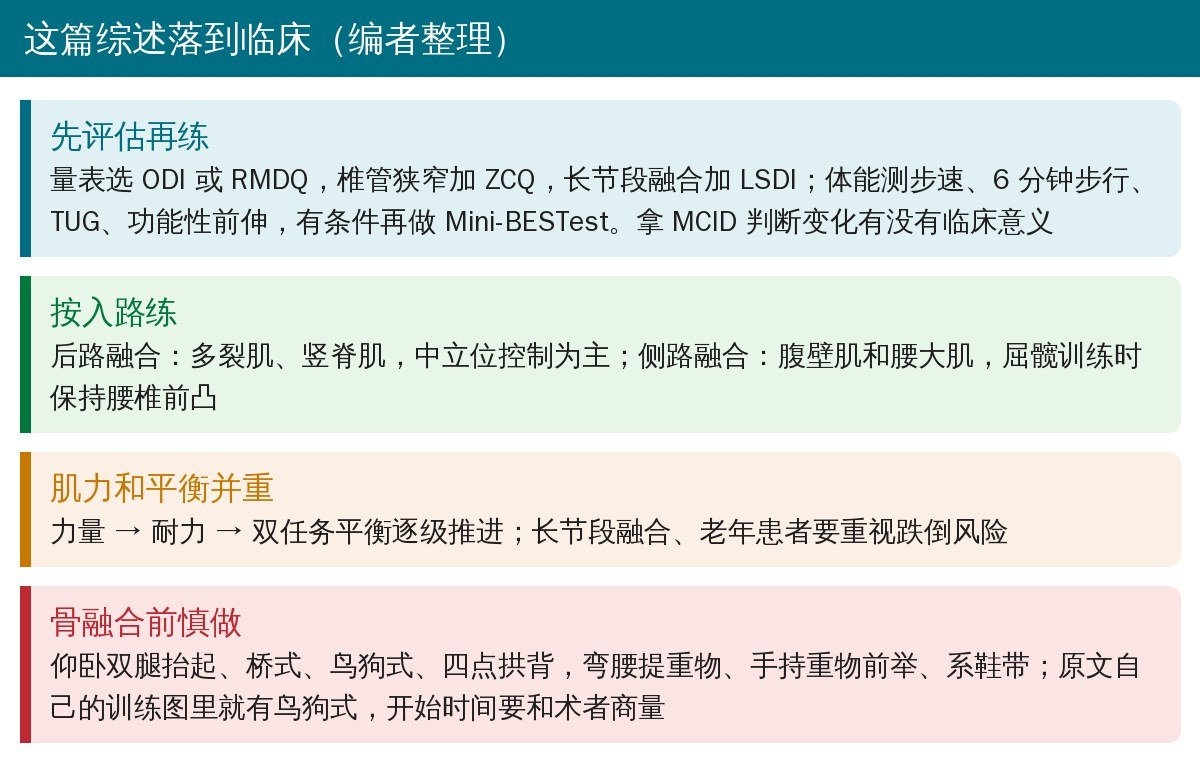
#> input picture wechat/lumbar-postop-rehab-sakaguchi/images/img13.jpg, 1200 x 762 px
$ python -i make_figs.py   (imports and definitions only)
#> lines starting #> are read from the running program, lines starting #| are printed output that depends on the picture; after the words box and inside, x2 and y2 are one past the last pixel; in counts of white or black regions, pixels touching at a corner belong together
#!/usr/bin/env python3
"""Sakaguchi 等 2024《成人腰椎术后的评估与康复》（J Clin Med）推文配图。
首图中文标题卡、原文图 1～16（含图中英文的图 3、4、5、7、12 先用 tools/fig-translate 译成中文）、三类问题卡、临床要点卡、封面。
用法：python3 make_figs.py <论文.pdf> <work 目录> <输出目录> <中文字体>
work 目录需要：zh_p5_1.png、zh_p7_1.png、zh_p7_2.png、zh_p8_2.png、zh_p12_1.png（figtrans render 输出，300 dpi）"""
import io
import sys

import pymupdf
from PIL import Image, ImageDraw, ImageFont

# [1 line that did not run here, left out]
font = lambda s: ImageFont.truetype(F, max(8, int(s)))
INK = (30, 30, 30); GREY = (110, 110, 110); TEAL = (0, 110, 130); RED = (190, 40, 50)
LT = (225, 240, 243); OR = (252, 240, 230); GR = (232, 245, 233); PK = (250, 228, 228)
# [2 lines not run here, left out]
# 原文照片和示意图是内嵌位图，按 xref 直接取原始像素（页面上还压着一层审稿稿，不能整页截图）
XREF = {1: 91, 2: 126, 6: 288, 8: 373, 9: 404, 10: 405, 11: 479, 13: 523, 14: 604, 15: 646, 16: 681}


def raw(n):
#> further down, picture is the input picture: PIL image 1200x762 RGB; mean R, G, B 207.5, 217.8, 215.8
    pix = pymupdf.Pixmap(doc, XREF[n])
    if pix.n > 3:
        pix = pymupdf.Pixmap(pymupdf.csRGB, pix)
    return Image.open(io.BytesIO(pix.tobytes('png'))).convert('RGB')


def save(im, n):
    im.convert('RGB').save(f'{OUT}/img{n:02d}.jpg', quality=88)


# [31 lines left out: functions para, capbox, card, not called in this run]


def trim(im, pad=12):
    """裁掉四周白边"""
#> called with pad = 12
    g = im.convert('L').point(lambda v: 255 if v < 245 else 0); x0, y0, x1, y1 = g.getbbox()
#> after `g = im.convert('L').point(lambda v: 255 if v < 245 else 0)`:
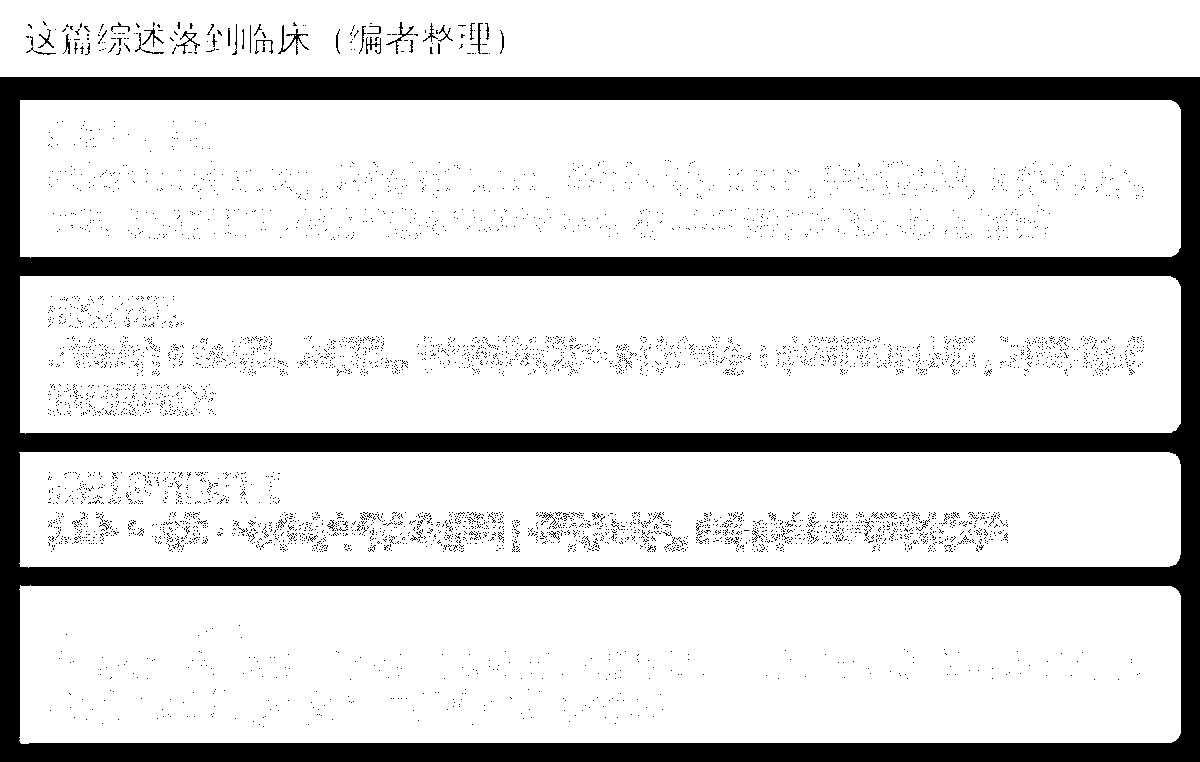
#> g: PIL image 1200x762 L; 83.2% white; 5542 black regions (5503 under 20 px), largest, box (x1, y1, x2, y2) and area: (0, 77, 1200, 762) 141937, (278, 25, 309, 55) 189, (386, 22, 414, 54) 121
#> after `x0, y0, x1, y1 = g.getbbox()`: x0 = 0; y0 = 0; x1 = 1200; y1 = 744
    return im.crop((max(0, x0 - pad), max(0, y0 - pad), min(im.width, x1 + pad), min(im.height, y1 + pad)))
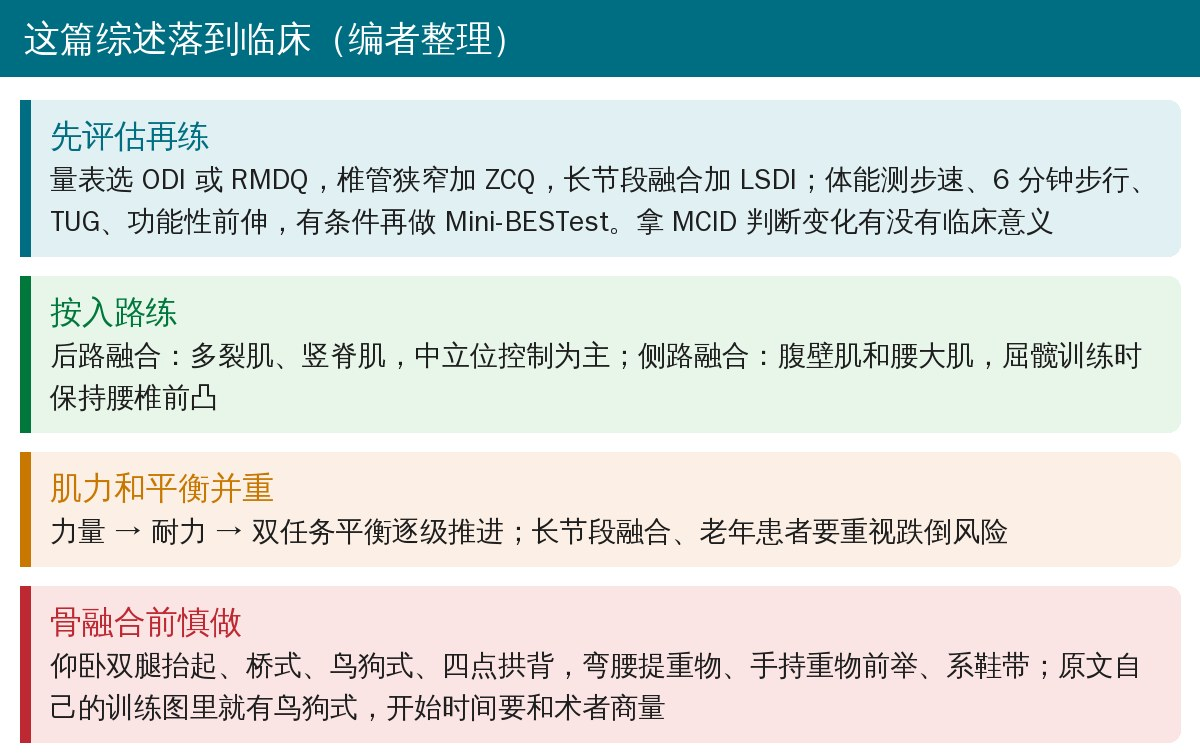
#> returned value: PIL image 1200x756 RGB; mean R, G, B 207.1, 217.5, 215.5


def cut_bottom(im, frac, top=0.04):
    """figtrans 的裁剪框上下各带进了一截正文和图注，切掉"""
    return im.crop((0, round(im.height * top), im.width, round(im.height * (1 - frac))))


# [12 lines left out: functions stack, side, not called in this run]


# 1 首图
W, H = 1400, 640; im = Image.new('RGB', (W, H), (246, 248, 250)); dr = ImageDraw.Draw(im)
# [16 lines not run here, left out]

# [1 line that did not run here, left out]
# [1 line that did not run here, left out]
# [1 line that did not run here, left out]
# [1 line that did not run here, left out]
# [14 lines not run here, left out]

# [1 line that did not run here, left out]
# [1 line that did not run here, left out]
# [15 lines not run here, left out]

# 封面：原文图 11 上排（中立位控制训练）
# [1 line that did not run here, left out]
# [2 lines not run here, left out]

>>> from PIL import Image
>>> picture = Image.open('../images/img13.jpg')
>>> result = trim(picture)

$ run again, on wechat/achilles-rupture-early-pre-christensen/images/img05.jpg
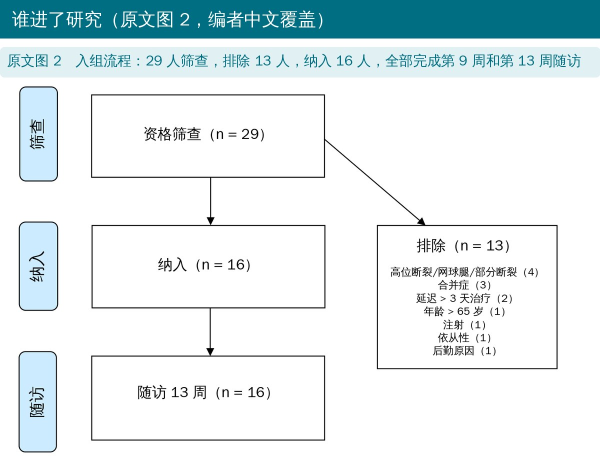
#> input picture wechat/achilles-rupture-early-pre-christensen/images/img05.jpg, 1200 x 915 px (shown at 1/2 size)
#> picture is the input picture: PIL image 1200x915 RGB; mean R, G, B 223.6, 235, 237.5
#> in trim, `g = im.convert('L').point(lambda v: 255 if v < 245 else 0)`:
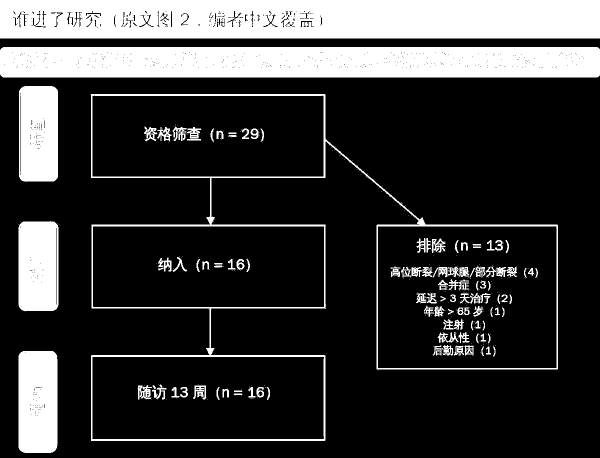
#> g: PIL image 1200x915 L (shown at 1/2 size); 22.1% white; 391 white regions (279 under 20 px), largest, box (x1, y1, x2, y2) and area: (0, 0, 1200, 77) 89814, (0, 94, 1200, 155) 72817, (181, 188, 1116, 882) 19497
#> x0 = 0; x1 = 1200; y1 = 906

$ run again, on wechat/acl-climbing-vagy/images/img09.jpg
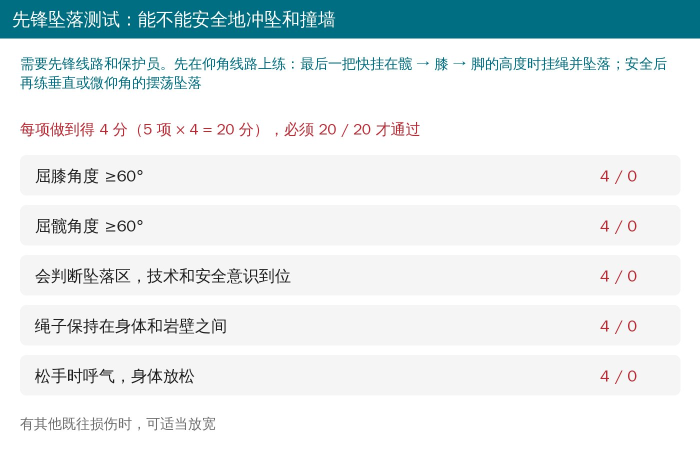
#> input picture wechat/acl-climbing-vagy/images/img09.jpg, 1400 x 950 px (shown at 1/2 size)
#> picture is the input picture: PIL image 1400x950 RGB; mean R, G, B 226.4, 235.1, 236.8
#> in trim, `g = im.convert('L').point(lambda v: 255 if v < 245 else 0)`:
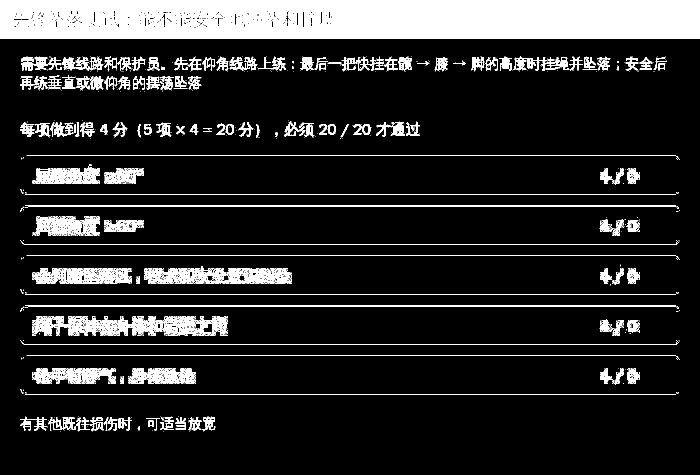
#> g: PIL image 1400x950 L (shown at 1/2 size); 14.1% white; 827 white regions (668 under 20 px), largest, box (x1, y1, x2, y2) and area: (0, 0, 1400, 77) 104961, (64, 632, 456, 672) 8205, (288, 533, 584, 568) 5772
#> x0 = 0; x1 = 1400; y1 = 864
#> in trim, `return im.crop((max(0, x0 - pad), max(0, y0 - pad), min(im.width, x1 +..`:
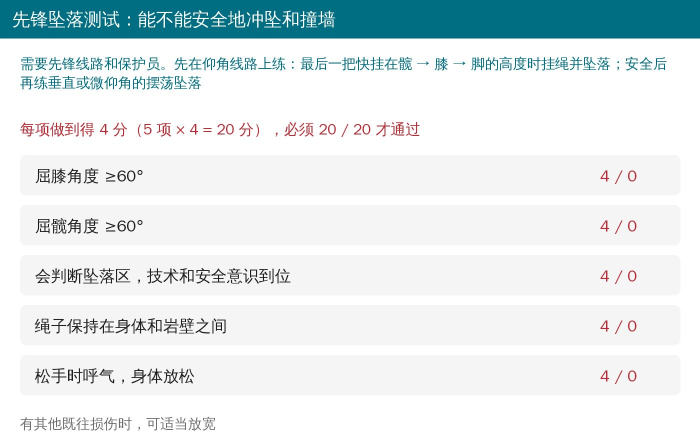
#> returned value: PIL image 1400x876 RGB (shown at 1/2 size); mean R, G, B 224, 233.4, 235.2
